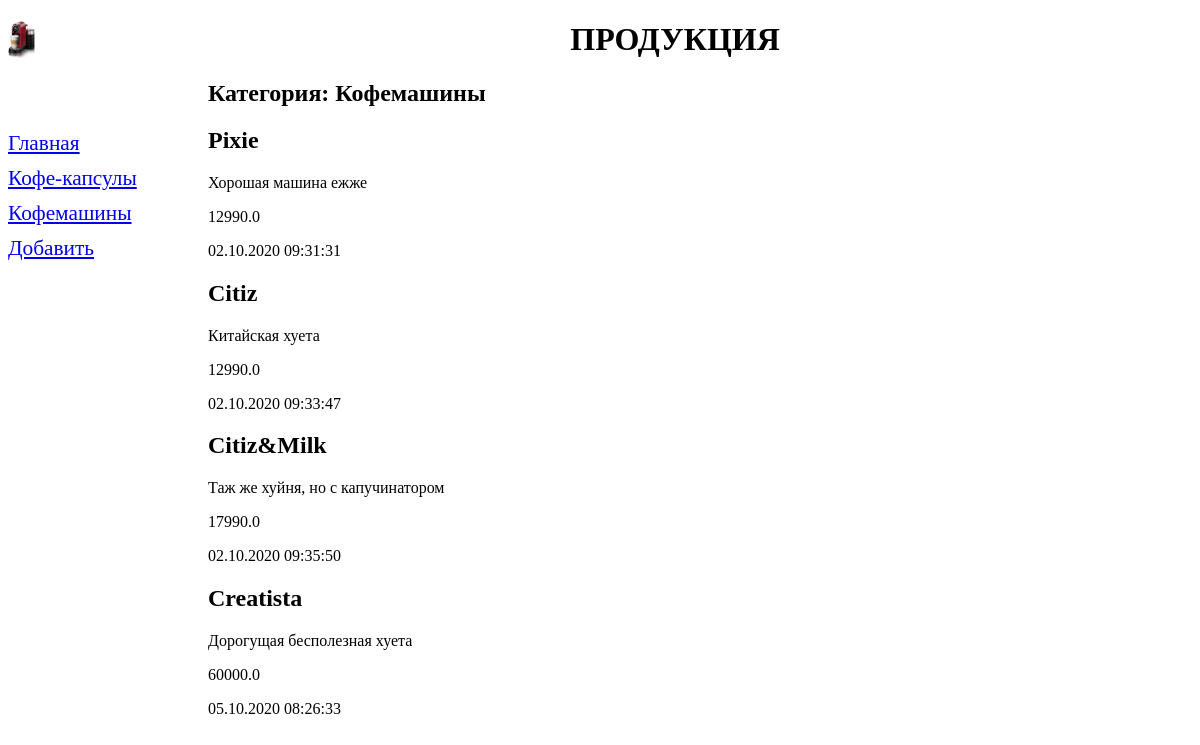
The page /mboard/1/ on the database its author committed.
### mboard/models.py (models this page shows, shortened)
class Classification(models.Model):
    name = models.CharField(max_length=20, db_index=True, verbose_name='Категория')
    class Meta:
        verbose_name_plural = 'Категории'
        verbose_name = 'Категория'
        ordering = ['name']

class BB(models.Model):
    name = models.CharField(max_length=50, verbose_name='Название')
    description = models.TextField(null=True, blank=True, verbose_name='Описание')
    price = models.FloatField(null=True, blank=True, verbose_name='Цена')
    published = models.DateTimeField(auto_now_add=True, db_index=True, verbose_name='Дата размещения')
    classification = models.ForeignKey('Classification', null=True, on_delete=models.PROTECT, verbose_name='Категория')
    class Meta:
        verbose_name_plural = 'Объявлений'
        verbose_name = 'Объявление'
        ordering = ['price']

### mboard/views.py (the view)
# urls.py: path('<int:classification_id>/', by_classification, name='by_classification'),
def by_classification(request, classification_id):
    bbs = BB.objects.filter(classification=classification_id)
    classifications = Classification.objects.all()
    current_classification = Classification.objects.get(pk=classification_id)
    context = {'bbs': bbs, 'classifications': classifications, 'current_classification': current_classification}
    return render(request, 'mboard/by_classification.html', context)

### mboard/templates/mboard/by_classification.html (shortened to what this page needs)
{% extends "layout/basic.html" %}
{% block content %}
        <h2>Категория: {{current_classification.name}} </h2>
        {% for bb in bbs %}
        <div>
            <h2>{{bb.name}}</h2>
            <p>{{bb.description}}</p>
            <p>{{bb.price}}</p>
            <p>{{bb.published|date:"d.m.Y H:i:s"}}</p>
        </div>
        {% endfor %}
{% endblock %}

### mboard/templates/layout/basic.html (shortened to what this page needs)
<!DOCTYPE html>
{% load static %}
<html>
    <head>
        <link rel="stylesheet" type="text/css" href="{% static 'mboard/style.css' %}">
    </head>
    <body>
        <nav>
            <a href="{% url 'index' %}">Главная</a>
            {% for classification in classifications %}
            <a href="{% url 'by_classification' classification.pk %}">{{classification.name}}</a>
            {% endfor %}
            <a href="{% url 'add' %}">Добавить</a>
        </nav>
        <h1>Продукция</h1>
        <section>
            {% block content %}
            {% endblock %}
        </section>
    </body>
</html>

### mboard/static/mboard/style.css (style rules this page uses)
h1 { front-size: 40pt; text-transform: uppercase; text-align: center; background: url("orig.jpg") left / auto 100% no-repeat; }
nav { margin-top: 100px; font-size: 16pt; width: 150px; float: left; }
nav a { display: block; margin: 10px 0px; }
section { margin-left: 200px; }

### rows shown on the page
Classification: name "Кофе-капсулы"
Classification: name "Кофемашины"
BB: name "Pixie", description "Хорошая машина ежже", price "12990.0", published "02.10.2020 09:31:31"
BB: name "Citiz", description "Китайская хуета", price "12990.0", published "02.10.2020 09:33:47"
BB: name "Citiz&Milk", description "Таж же хуйня, но с капучинатором", price "17990.0", published "02.10.2020 09:35:50"
BB: name "Creatista", description "Дорогущая бесполезная хуета", price "60000.0", published "05.10.2020 08:26:33"
